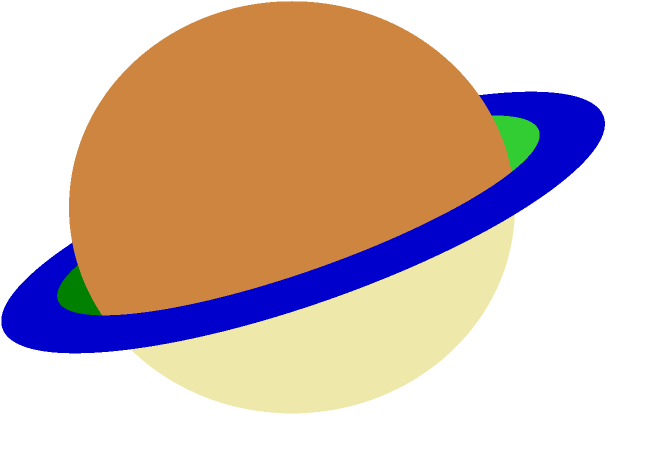
#> input picture occlusion2_rec.png, 1330 x 905 px, found by its file name (shown at 1/2 size)
$ jupyter execute --allow-errors gensolve_001.ipynb   (shell and % lines are left out)
#> lines starting #> are read from the running program, lines starting #| are printed output that depends on the picture; after the words box and inside, x2 and y2 are one past the last pixel; in counts of white or black regions, pixels touching at a corner belong together
[cell 1]
import numpy as np
import matplotlib.pyplot as plt
import svgwrite
import cairosvg
from scipy.spatial.distance import cdist

def read_csv(csv_path):
    np_path_XYs = np.genfromtxt(csv_path, delimiter=',')
    path_XYs = []
    for i in np.unique(np_path_XYs[:, 0]):
        npXYs = np_path_XYs[np_path_XYs[:, 0] == i][:, 1:]
        XYs = []
        for j in np.unique(npXYs[:, 0]):
            XY = npXYs[npXYs[:, 0] == j][:, 1:]
            XYs.append(XY)
        path_XYs.append(XYs)
    return path_XYs

# [110 lines left out: functions plot, polylines2svg, is_straight_line, is_circle, is_rectangle, regularize_shape and 2 more, not called in this run]

def process_file(input_file, output_file):
    # Read input
    paths_XYs = read_csv(input_file)

    # Plot original
    plot(paths_XYs)

    # Regularize and find symmetry
    regularized, symmetries = regularize_and_find_symmetry(paths_XYs)

    # Plot regularized
    plot(regularized)

    # Save as SVG and PNG
    polylines2svg(regularized, output_file)

    return regularized, symmetries

# Main execution
input_files = [
    '/content/isolated.csv',
    '/content/frag0.csv',
    '/content/frag1.csv',
    '/content/frag2.csv',
    '/content/occlusion1.csv',
    '/content/occlusion2.csv'
]

#> (the rest of this cell did not finish here and is left out)

[cell 2]
import numpy as np
import matplotlib.pyplot as plt
import svgwrite
import cairosvg
from scipy.spatial.distance import cdist

def read_csv(csv_path):
    np_path_XYs = np.genfromtxt(csv_path, delimiter=',')
    path_XYs = []
    for i in np.unique(np_path_XYs[:, 0]):
        npXYs = np_path_XYs[np_path_XYs[:, 0] == i][:, 1:]
        XYs = []
        for j in np.unique(npXYs[:, 0]):
            XY = npXYs[npXYs[:, 0] == j][:, 1:]
            XYs.append(XY)
        path_XYs.append(XYs)
    return path_XYs

# [130 lines left out: functions plot, polylines2svg, is_straight_line, is_circle, is_rectangle, regularize_shape and 2 more, not called in this run]

def process_file(input_file, output_file):
    # Read input
    paths_XYs = read_csv(input_file)

    # Plot original
    plot(paths_XYs)

    # Regularize and find symmetry
    regularized, symmetries = regularize_and_find_symmetry(paths_XYs)

    # Plot regularized
    plot(regularized)

    # Save as SVG and PNG
    polylines2svg(regularized, output_file)

    return regularized, symmetries

# Main execution
input_file = '/content/frag0.csv'  # Specify the frag0.csv file
output_file = input_file.replace('.csv', '_sol.svg')
print(f"Processing {input_file}")
#> (the rest of this cell did not finish here and is left out)

[cell 3]
import cv2
import numpy as np
from google.colab.patches import cv2_imshow

# Load the image from a PNG file
image_path = "/occlusion2_rec.png"  # Replace with your image path
img = cv2.imread(image_path)
#> img is the input picture: shape (905, 1330, 3); mean B, G, R 176.8, 188, 210.7

# Check if the image was loaded successfully
if img is None:
    raise ValueError(f"Failed to load the image. Check the file path: {image_path}")

# Convert the image to grayscale
gray = cv2.cvtColor(img, cv2.COLOR_BGR2GRAY)
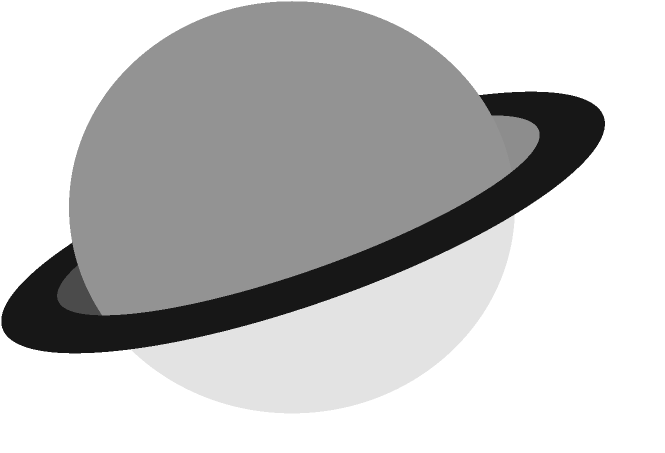
#> gray: shape (905, 1330) (shown at 1/2 size); min 23, max 255, mean 193.6

# Apply Gaussian blur to the grayscale image to reduce noise and improve edge detection
blurred = cv2.GaussianBlur(gray, (5, 5), 0)

# Detect edges using Canny
edges = cv2.Canny(blurred, 50, 150)
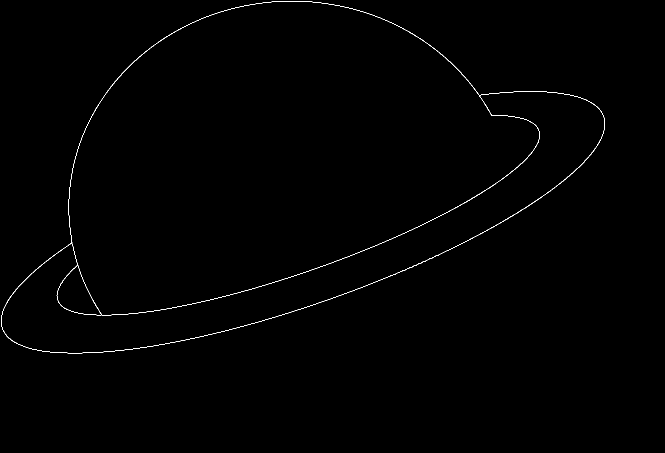
#> edges: shape (905, 1330) (shown at 1/2 size); 0.4% white in thin lines or dots, all inside (x1, y1, x2, y2) = (2, 2, 1210, 707)

# Find contours based on the edges detected
contours, _ = cv2.findContours(edges, cv2.RETR_TREE, cv2.CHAIN_APPROX_SIMPLE)
#> contours = 2 contours; box (x1, y1, x2, y2) and area: (2, 2, 1210, 707) 5388, (113, 530, 203, 631) 4713

# Create a copy of the original image to draw and fill the contours
filled_img = img.copy()

# Iterate over each contour and fill it with a color (e.g., green)
for contour in contours:
    cv2.drawContours(filled_img, [contour], -1, (0, 255, 0), thickness=cv2.FILLED)
#> this loop made 2 passes
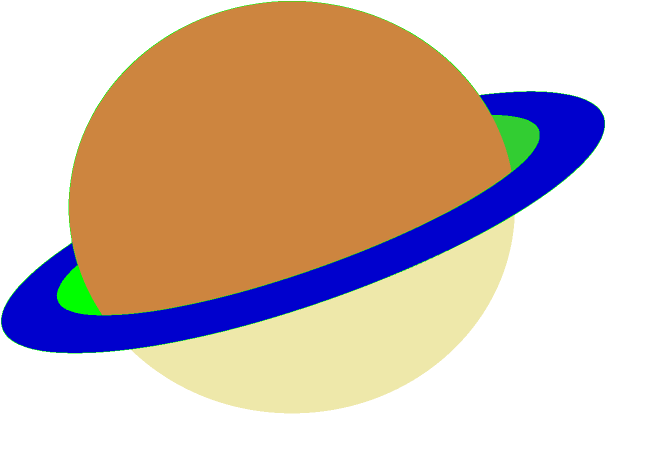
#> filled_img: shape (905, 1330, 3) (shown at 1/2 size); 0.78% of pixels changed, all inside (x1, y1, x2, y2) = (2, 2, 1210, 707)

# Save the resulting image
output_path = "/filled_shapes.png"
cv2.imwrite(output_path, filled_img)

# Display the original and filled images
cv2_imshow(img)         # Original image
cv2_imshow(filled_img)  # Image with filled shapes

$ run again, with occlusion1_rec.png copied over occlusion2_rec.png
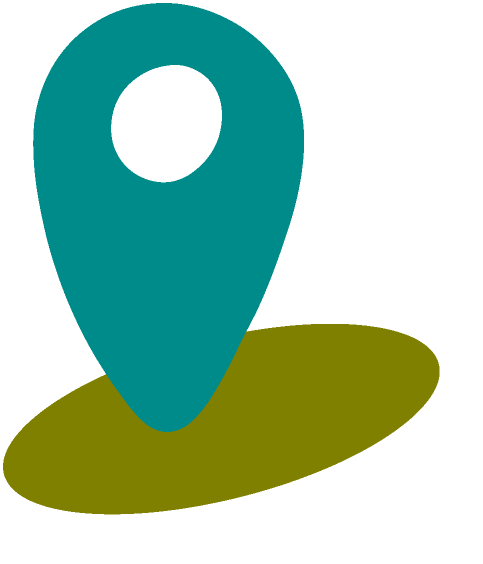
#> input picture occlusion1_rec.png, 966 x 1128 px, found by its file name (shown at 1/2 size)
#> img is the input picture: shape (1128, 966, 3); mean B, G, R 177.4, 200.5, 162.6
#> `edges = cv2.Canny(blurred, 50, 150)`:
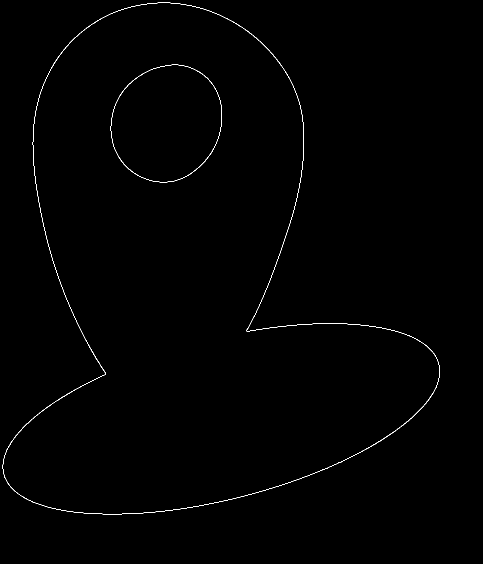
#> edges: shape (1128, 966) (shown at 1/2 size); 0.4% white in thin lines or dots, all inside (x1, y1, x2, y2) = (5, 5, 879, 1029)
#> contours = 4 contours; box (x1, y1, x2, y2) and area: (5, 5, 879, 1029) 534389, (5, 5, 879, 1029) 533956, (221, 129, 444, 365) 40666, (221, 129, 444, 365) 40546
#> the loop `for contour in contours:` made 4 passes
#> after the loop `for contour in contours:`:
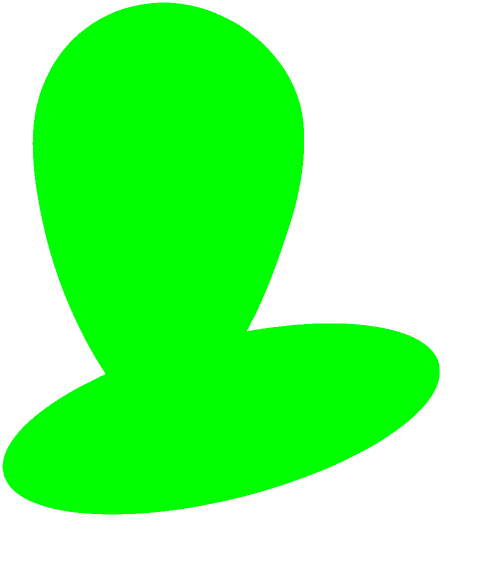
#> filled_img: shape (1128, 966, 3) (shown at 1/2 size); mean B, G, R 129.6, 255, 129.6

$ run again, with occlusion1_sol_rec.png copied over occlusion2_rec.png
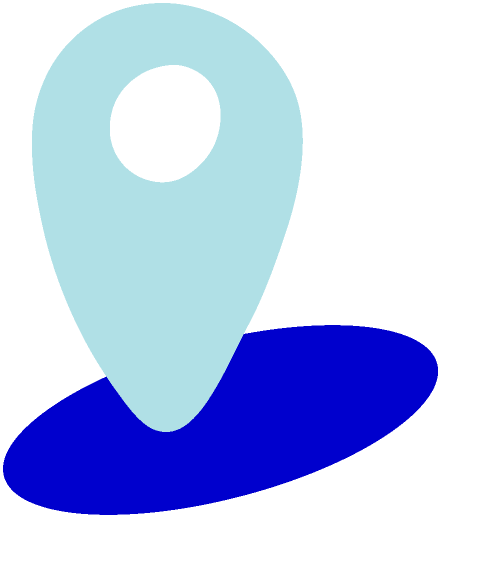
#> input picture occlusion1_sol_rec.png, 960 x 1128 px, found by its file name (shown at 1/2 size)
#> img is the input picture: shape (1128, 960, 3); mean B, G, R 239.2, 200.8, 187.7
#> `edges = cv2.Canny(blurred, 50, 150)`:
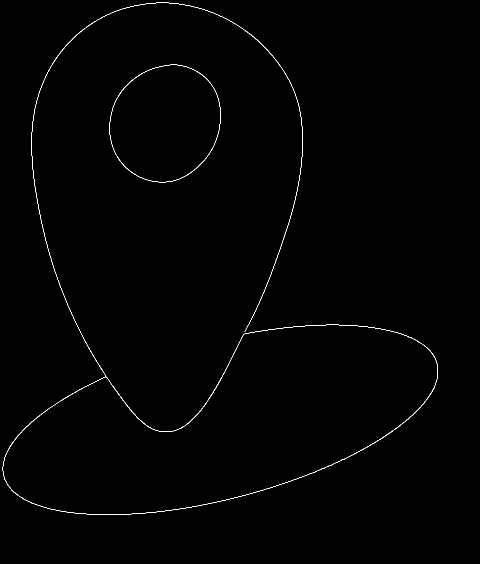
#> edges: shape (1128, 960) (shown at 1/2 size); 0.45% white in thin lines or dots, all inside (x1, y1, x2, y2) = (5, 5, 876, 1030)
#> contours = 5 contours; box (x1, y1, x2, y2) and area: (5, 649, 876, 1030) 194020, (5, 649, 876, 1030) 193646, (219, 129, 441, 365) 40646, (219, 129, 441, 365) 40538, (63, 5, 606, 752) 145
#> the loop `for contour in contours:` made 5 passes
#> after the loop `for contour in contours:`:
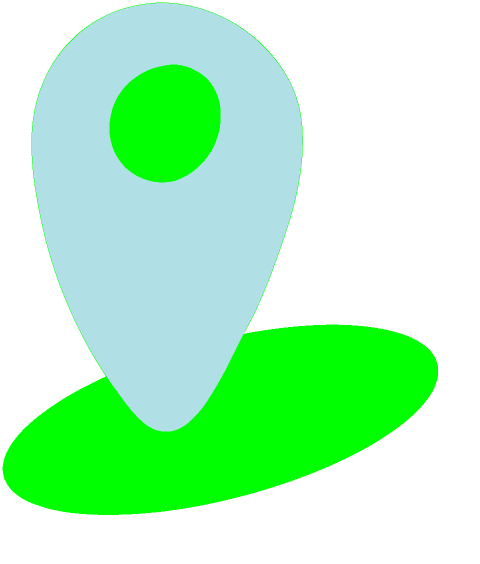
#> filled_img: shape (1128, 960, 3) (shown at 1/2 size); mean B, G, R 192.2, 246.5, 177.5

$ run again, with occlusion2_sol_rec.png copied over occlusion2_rec.png
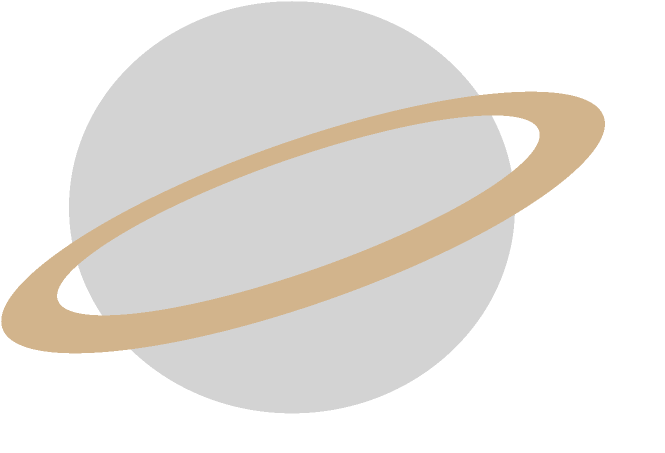
#> input picture occlusion2_sol_rec.png, 1330 x 905 px, found by its file name (shown at 1/2 size)
#> img is the input picture: shape (905, 1330, 3); mean B, G, R 223.2, 228.1, 231.7
#> `edges = cv2.Canny(blurred, 50, 150)`:
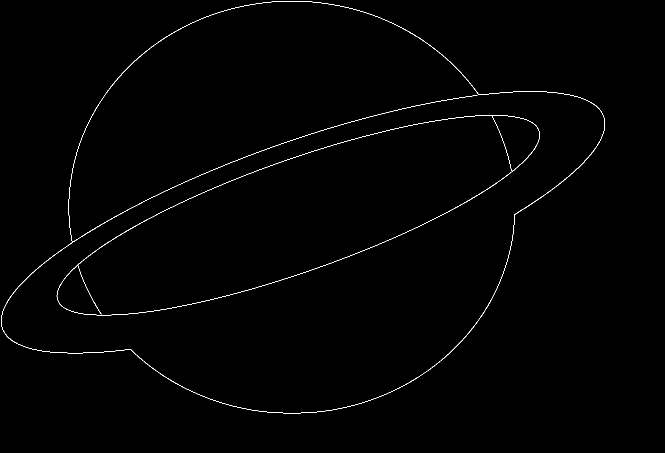
#> edges: shape (905, 1330) (shown at 1/2 size); 0.57% white in thin lines or dots, all inside (x1, y1, x2, y2) = (2, 2, 1210, 827)
#> contours = 5 contours; box (x1, y1, x2, y2) and area: (2, 2, 1210, 827) 645059, (2, 2, 1210, 827) 644397, (113, 230, 1079, 631) 179594, (113, 230, 1025, 631) 173324, (984, 230, 1079, 343) 6048
#> the loop `for contour in contours:` made 5 passes
#> after the loop `for contour in contours:`:
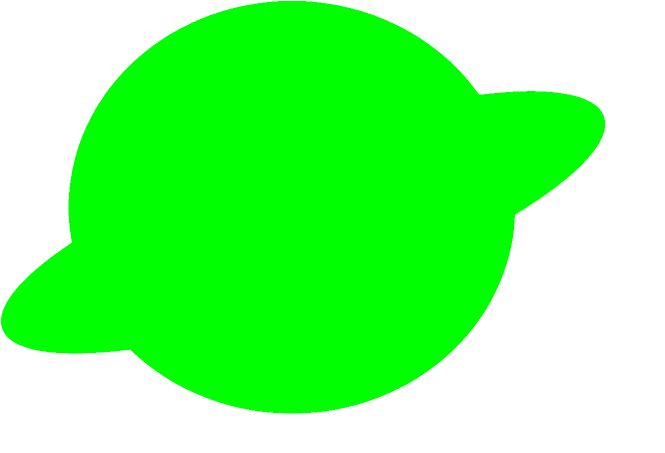
#> filled_img: shape (905, 1330, 3) (shown at 1/2 size); mean B, G, R 118, 255, 118
